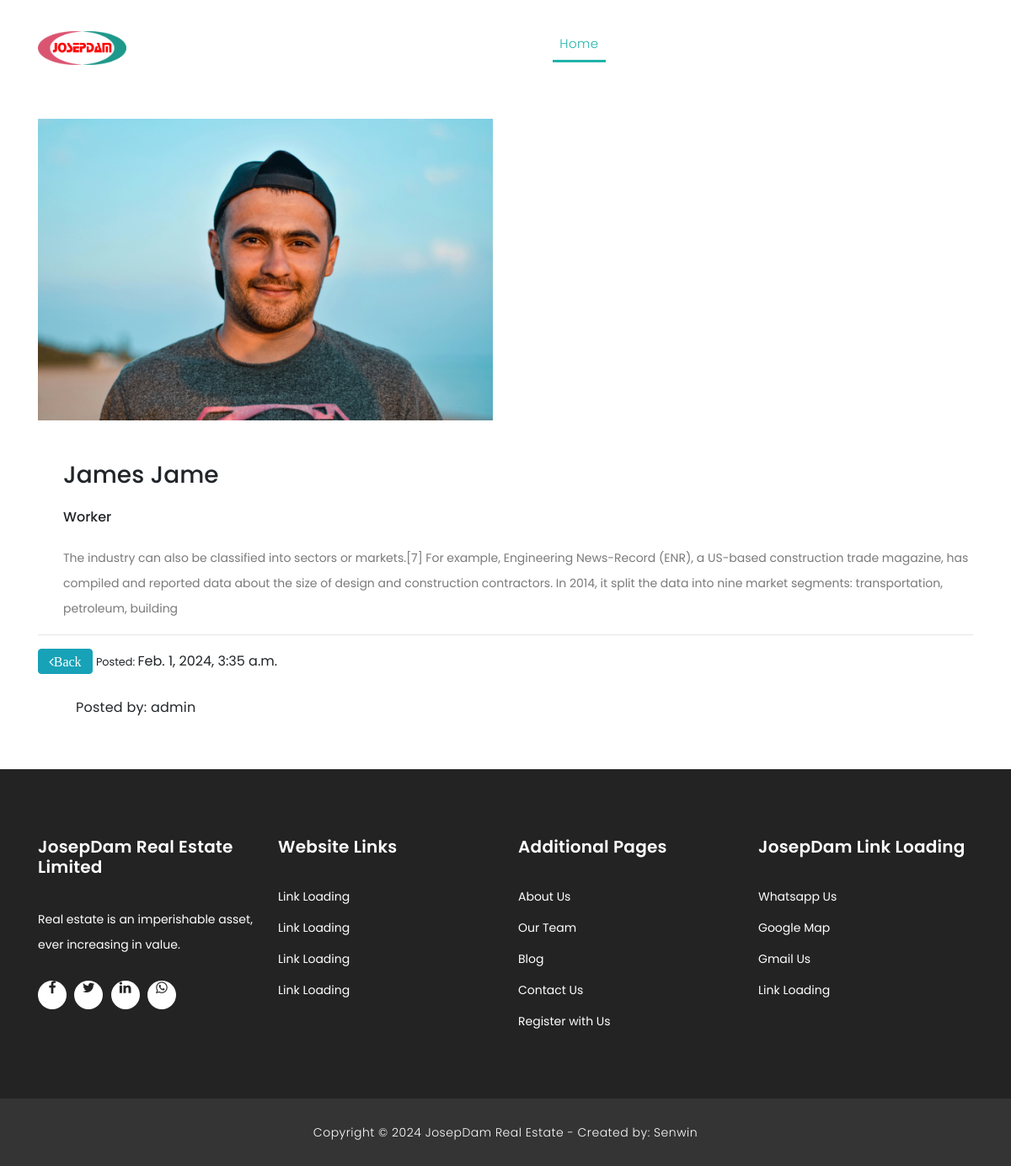
Before: /article_team/4/ with the older database file.
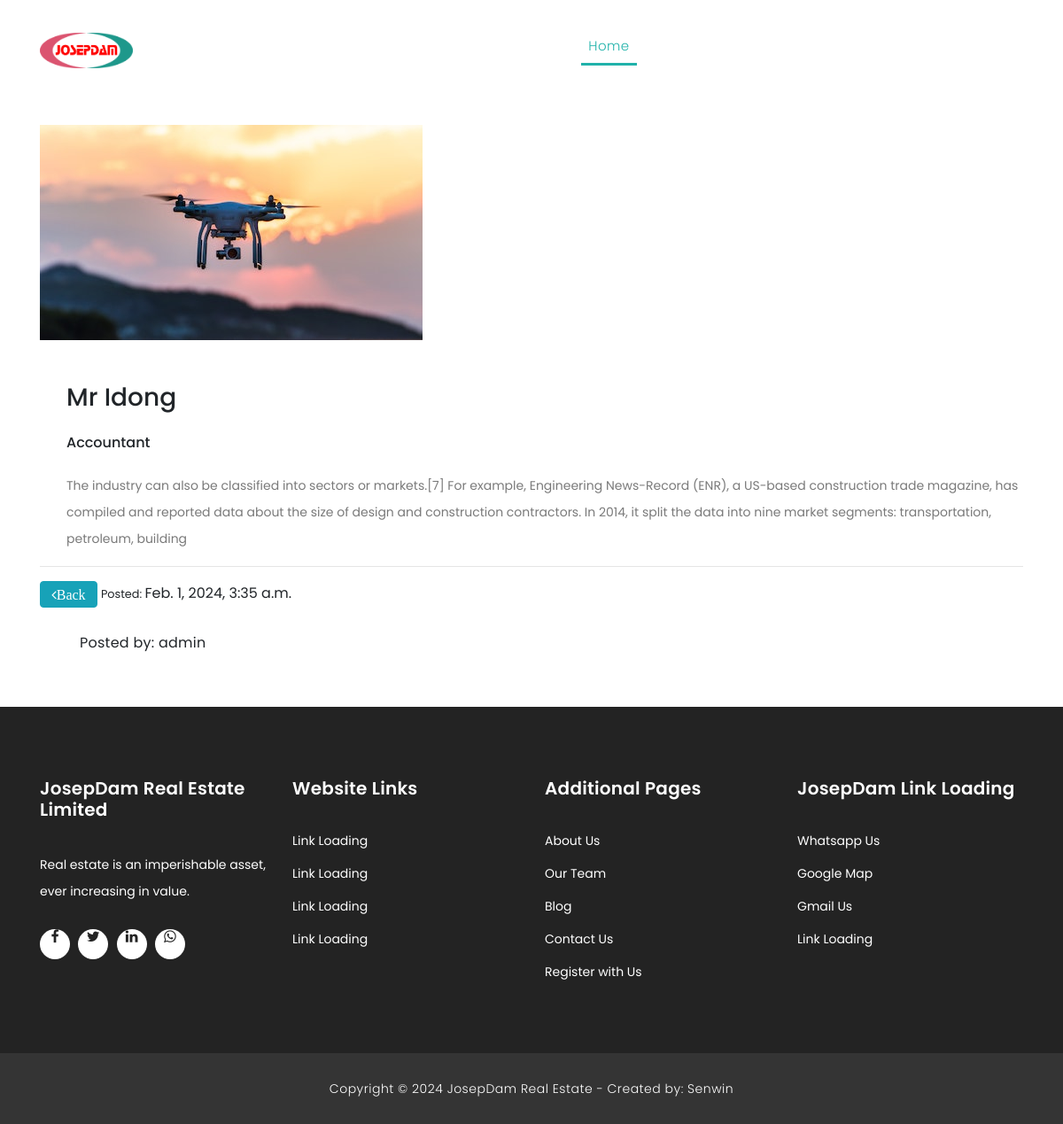
After: the same page with the newer database file.
### josepdam/models.py (models this page shows, shortened)
class TeamsPost (models.Model):
    worker_name = models.CharField (max_length = 200, blank=True, null=True)
    worker_position = models.CharField (max_length = 200, blank=True, null=True)
    worker_description = models.TextField()
    worker_img = models.ImageField(upload_to='images')
    slug = models.SlugField (max_length=25)
    publish_date = models.DateTimeField (auto_now_add= True)
    author = models.ForeignKey(User, on_delete=models.CASCADE)
    class Meta:
        ordering =['-publish_date']

### josepdam/views.py (the view, shortened to what this page needs)
# urls.py: path('article_team/<int:pk>/', ArticleTeamDetailView.as_view(), name="detail-team"),
class ArticleTeamDetailView(DetailView):
    model = TeamsPost
    template_name = 'josep/article_team_detail.html'

### templates/josep/article_team_detail.html (shortened to what this page needs)
{% extends "base.html" %}
{% load static %}
{% block content%}
    <div class="page-headingdddddd header-text">
        <div class="container">
          <div class="row">
            <div class="col-md-12">
              <h1> <small><del></small> <sup>$</sup>{{ object.price }}</h1>
            </div>
          </div>
        </div>
      </div>
    <div class="services">
      <div class="container">
        <div class="row">
          <div class="col-md-6">
            <div>
              {% if object.worker_img %}
              <img src="{{ object.worker_img.url }}" alt="" class="img-fluid wc-image">
              {% endif %}
            </div> <br>
          </div>
        </div> <br>
        <div class="tabs-content" style="display: block;">
          <h3>{{ object.worker_name }}</h3><br>
          <h6>{{ object.worker_position }}</h6><br>
          <p>{{ object.worker_description|truncatechars:9000 }}</p>
        </div> <hr>
        <span>
           <a href="{% url 'team' %}" class="btn btn-info"><i class="fa fa-angle-left">Back</i></a>
            <small>Posted: </small> {{ object.publish_date }}
        </span>
          <div class="col-lg-3">
            <div class="tabs-content">
              <h4><small>Posted by: {{object.author}}</small></h4>
            </div>
          </div>
        </div>
        <br>
        <br>
      </div>
{% endblock %}

Changed rows visible on the page:
changed TeamsPost "admin": worker_img: a different picture; worker_name "James Jame" → "Mr Idong"; worker_position "Worker" → "Accountant"
